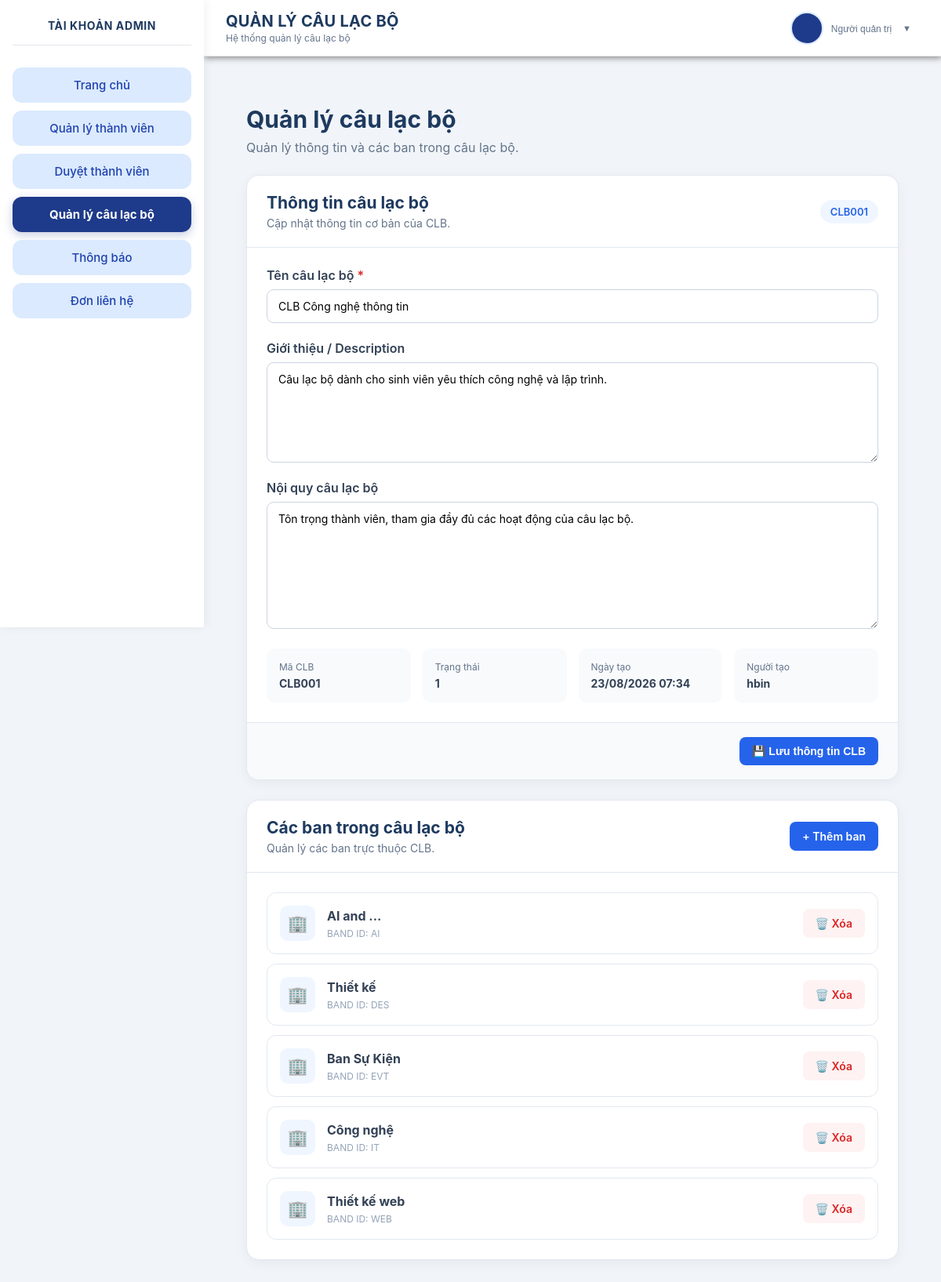
The app's page /admin/clubs.php (signed in) with its own data.
### tables this page shows
CREATE TABLE `clubs` (
  `club_id` varchar(255) NOT NULL,
  `club_name` varchar(255) NOT NULL,
  `description` text DEFAULT NULL,
  `rule` text DEFAULT NULL,
  `logo` varchar(255) DEFAULT NULL,
  `created_by` varchar(255) DEFAULT NULL,
  `owner_id` varchar(255) DEFAULT NULL,
  `created_at` timestamp NOT NULL DEFAULT current_timestamp(),
  `status` tinyint(1) DEFAULT 1,
  PRIMARY KEY (`club_id`),
  KEY `fk_club_creator` (`created_by`),
  KEY `fk_club_owner` (`owner_id`)
);

CREATE TABLE `clubband` (
  `club_id` varchar(255) NOT NULL,
  `band_id` varchar(100) DEFAULT NULL,
  `band_name` varchar(100) DEFAULT NULL
);

### admin/clubs.php (the view, shortened to what this page needs)
<?php
$database = new Database();
$db = $database->getConnection();
$clubId = "CLB001";
$stmt = $db->prepare("
    SELECT
        club_id,
        club_name,
        description,
        rule,
        created_at,
        created_by,
        status
    FROM Clubs
    WHERE club_id = :club_id
    LIMIT 1
");
$stmt->execute([
    ':club_id' => $clubId
]);
$club = $stmt->fetch(PDO::FETCH_ASSOC);
$stmt = $db->prepare("
    SELECT
        band_id,
        club_id,
        band_name
    FROM ClubBand
    WHERE club_id = :club_id
    ORDER BY band_id ASC
");
$stmt->execute([
    ':club_id' => $clubId
]);
$bands = $stmt->fetchAll(PDO::FETCH_ASSOC);
require_once "../includes/headers.php";
?>
<link rel="stylesheet" href="css/clubs.css">
<div class="club-management-page">
    <div class="page-header">
        <div>
            <h1>
                Quản lý câu lạc bộ
            </h1>
            <p>
                Quản lý thông tin và các ban trong câu lạc bộ.
            </p>
        </div>
    </div>
    <div class="club-card">
        <div class="card-header">
            <div>
                <h2>
                    Thông tin câu lạc bộ
                </h2>
                <p>
                    Cập nhật thông tin cơ bản của CLB.
                </p>
            </div>
            <span class="club-id">
                <?= htmlspecialchars($club['club_id']) ?>
            </span>
        </div>
        <form method="POST">
            <div class="form-body">
                <div class="form-group">
                    <label for="club_name">
                        Tên câu lạc bộ
                        <span>*</span>
                    </label>
                    <input
                        type="text"
                        id="club_name"
                        name="club_name"
                        value="<?= htmlspecialchars(
                            $club['club_name'] ?? ''
                        ) ?>"
                        required
                    >
                </div>
                <div class="form-group">
                    <label for="description">
                        Giới thiệu / Description
                    </label>
                    <textarea
                        id="description"
                        name="description"
                        rows="6"
                        placeholder="Nhập giới thiệu về câu lạc bộ..."
                    ><?= htmlspecialchars(
                        $club['description'] ?? ''
                    ) ?></textarea>
                </div>
                <div class="form-group">
                    <label for="rule">
                        Nội quy câu lạc bộ
                    </label>
                    <textarea
                        id="rule"
                        name="rule"
                        rows="8"
                        placeholder="Nhập nội quy của câu lạc bộ..."
                    ><?= htmlspecialchars(
                        $club['rule'] ?? ''
                    ) ?></textarea>
                </div>
                <div class="club-info-grid">
                    <div class="info-item">
                        <span class="info-label">
                            Mã CLB
                        </span>
                        <strong>
                            <?= htmlspecialchars(
                                $club['club_id']
                            ) ?>
                        </strong>
                    </div>
                    <div class="info-item">
                        <span class="info-label">
                            Trạng thái
                        </span>
                        <strong>
                            <?= htmlspecialchars(
                                $club['status'] ?? '--'
                            ) ?>
                        </strong>
                    </div>
                    <div class="info-item">
                        <span class="info-label">
                            Ngày tạo
                        </span>
                        <strong>
                            <?=
                                !empty($club['created_at'])
                                ? date(
                                    'd/m/Y H:i',
                                    strtotime(
                                        $club['created_at']
                                    )
                                )
                                : '--'
                            ?>
                        </strong>
                    </div>
                    <div class="info-item">
                        <span class="info-label">
                            Người tạo
                        </span>
                        <strong>
                            <?= htmlspecialchars(
                                $club['created_by'] ?? '--'
                            ) ?>
                        </strong>
                    </div>
                </div>
            </div>
            <div class="form-actions">
                <button
                    type="submit"
                    class="btn-save"
                >
                    💾 Lưu thông tin CLB
                </button>
            </div>
        </form>
    </div>
    <div class="club-card">
        <div class="card-header">
            <div>
                <h2>
                    Các ban trong câu lạc bộ
                </h2>
                <p>
                    Quản lý các ban trực thuộc CLB.
                </p>
            </div>
            <a
                href="add_band.php"
                class="btn-add"
            >
                + Thêm ban
            </a>
        </div>
        <div class="bands-container">
            <?php if (empty($bands)): ?>
                <div class="empty-state">
                    <div class="empty-icon">
                        🏢
                    </div>
                    <h3>
                        Chưa có ban nào
                    </h3>
                    <p>
                        Hãy thêm ban đầu tiên cho câu lạc bộ.
                    </p>
                    <a
                        href="add_band.php"
                        class="btn-add"
                    >
                        + Thêm ban
                    </a>
                </div>
            <?php else: ?>
                <div class="band-list">
                    <?php foreach ($bands as $band): ?>
                        <div class="band-item">
                            <div class="band-icon">
                                🏢
                            </div>
                            <div class="band-info">
                                <h3>
                                    <?= htmlspecialchars(
                                        $band['band_name']
                                    ) ?>
                                </h3>
                                <span>
                                    BAND ID:
                                    <?= htmlspecialchars(
                                        $band['band_id']
                                    ) ?>
                                </span>
                            </div>
                            <div class="band-actions">
                                <a
                                    href="delete_band.php?id=<?= urlencode(
                                        $band['band_id']
                                    ) ?>"
                                    class="btn-delete"
                                    onclick="
                                        return confirm(
                                            'Bạn có chắc muốn xóa ban này không?'
                                        );
                                    "
                                >
                                    🗑️ Xóa
                                </a>
                            </div>
                        </div>
                    <?php endforeach; ?>
                </div>
            <?php endif; ?>
        </div>
    </div>
</div>
<?php require_once "../includes/footer.php"; ?>

### admin/css/clubs.css (style rules this page uses)
.club-management-page { padding: 30px; max-width: 1200px; margin: 0 auto; }
.page-header { margin-bottom: 25px; }
.page-header h1 { margin: 8px 0; font-size: 30px; color: #1e3a5f; }
.page-header p { color: #64748b; margin: 0; }
.club-card { background: #fff; border-radius: 16px; border: 1px solid #e2e8f0; margin-bottom: 25px; overflow: hidden; box-shadow: 0 4px 15px rgba(15, 23, 42, 0.05); }
.card-header { display: flex; justify-content: space-between; align-items: center; gap: 20px; padding: 22px 25px; border-bottom: 1px solid #e2e8f0; }
.card-header h2 { margin: 0 0 5px; color: #1e3a5f; font-size: 21px; }
.card-header p { margin: 0; color: #64748b; font-size: 14px; }
.club-id { background: #eff6ff; color: #2563eb; padding: 7px 13px; border-radius: 20px; font-weight: 600; font-size: 13px; }
.form-body { padding: 25px; }
.form-group { margin-bottom: 22px; }
.form-group label { display: block; margin-bottom: 8px; font-weight: 600; color: #334155; }
.form-group label span { color: #dc2626; }
.form-group input, .form-group textarea { width: 100%; box-sizing: border-box; border: 1px solid #cbd5e1; border-radius: 9px; padding: 12px 14px; font-size: 14px; font-family: inherit; outline: none; transition: 0.2s; }
.form-group textarea { resize: vertical; min-height: 120px; }
.club-info-grid { display: grid; grid-template-columns: repeat(4, 1fr); gap: 15px; margin-top: 25px; }
.info-item { background: #f8fafc; padding: 16px; border-radius: 10px; }
.info-label { display: block; font-size: 12px; color: #64748b; margin-bottom: 5px; }
.info-item strong { color: #334155; font-size: 14px; }
.form-actions { display: flex; justify-content: flex-end; gap: 10px; padding: 18px 25px; background: #f8fafc; border-top: 1px solid #e2e8f0; }
.btn-save, .btn-add, .btn-delete { border: none; border-radius: 8px; padding: 10px 16px; font-size: 14px; font-weight: 600; text-decoration: none; cursor: pointer; display: inline-flex; align-items: center; gap: 6px; }
.btn-save { background: #2563eb; color: #fff; }
.btn-add { background: #2563eb; color: #fff; }
.btn-delete { background: #fef2f2; color: #dc2626; }
.bands-container { padding: 25px; }
.band-list { display: flex; flex-direction: column; gap: 12px; }
.band-item { display: flex; align-items: center; gap: 15px; padding: 16px; border: 1px solid #e2e8f0; border-radius: 12px; transition: 0.2s; }
.band-icon { width: 45px; height: 45px; border-radius: 10px; background: #eff6ff; display: flex; align-items: center; justify-content: center; font-size: 21px; }
.band-info { flex: 1; }
.band-info h3 { margin: 0 0 5px; color: #334155; font-size: 16px; }
.band-info span { font-size: 12px; color: #94a3b8; }

### includes/headers.php (style rules this page uses)
* { margin: 0; padding: 0; box-sizing: border-box; }
html, body { height: 100%; font-family: -apple-system, BlinkMacSystemFont, "Segoe UI", Roboto, "Helvetica Neue", Arial, sans-serif; background: #f1f5f9; }

### records on screen
clubs: club_id "CLB001", club_name "CLB Công nghệ thông tin", description "Câu lạc bộ dành cho sinh viên yêu thích công nghệ và lập trình.", rule "Tôn trọng thành viên, tham gia đầy đủ các hoạt động của câu lạc bộ.", status "1", created_at "23/08/2026 07:34", created_by "hbin"
clubband: band_name "AI and ...", band_id "AI"
clubband: band_name "Thiết kế", band_id "DES"
clubband: band_name "Ban Sự Kiện", band_id "EVT"
clubband: band_name "Công nghệ", band_id "IT"
clubband: band_name "Thiết kế web", band_id "WEB"

### other values on screen
$sidebarTitle "TÀI KHOẢN ADMIN"
